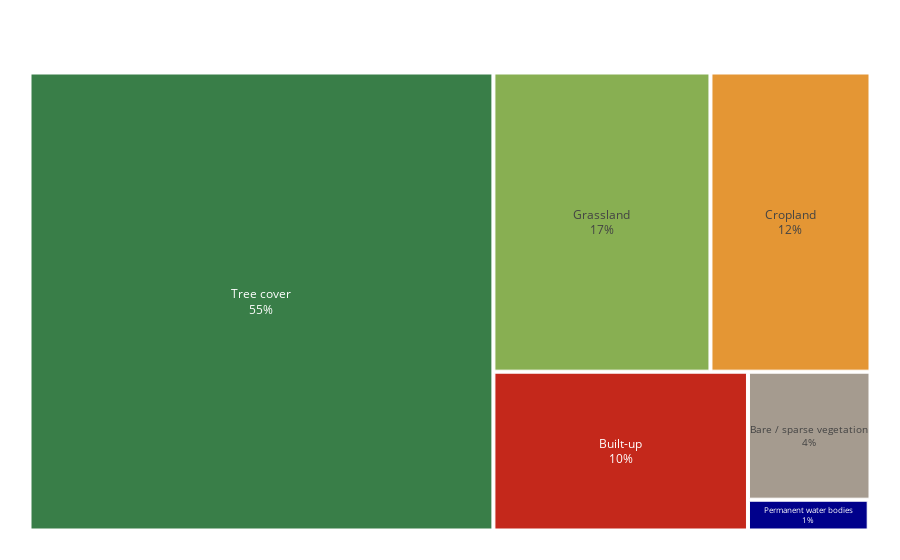

Notebook code cell kept with this figure:
### Code cell
#Landcover graph Tree
def lc_stats():
    
    with open("../global_inputs.yml", 'r') as f:
        global_inputs = yaml.safe_load(f)

    city_inputs = global_inputs.get('city_inputs')

    if menu['landcover']:  
        lc_stats_file = Path(output_folder / f"{city}_lc.csv")  
        if not lc_stats_file.exists():  
            print("Land Cover stats file does not exist.")
            return  
        
        lc = pd.read_csv(lc_stats_file)

        
        lc = lc[lc['Pixel Count'] > 0]

       
        lc_colors = {
            "Tree cover": "#397e48",
            "Built-up": "#c4281b",
            "Grassland": "#88af52",
            "Bare / sparse vegetation": "#a59b8f",
            "Cropland": "#e49634",
            "Water bodies": "#429bdf",
            "Permanent water bodies": "#00008b",
            "Mangroves": "#90EE90",
            "Moss and lichen": "#013220",
            "Shrubland": "#dfc25a",
            "Herbaceous wetland": "#7d87c4",
            "Snow and ice": "#F5F5F5"
        }
        
        total_pixels = lc['Pixel Count'].sum()
        lc['Percentage'] = lc['Pixel Count'] / total_pixels * 100
        
        
        plt.figure(figsize=(12, 8))
        squarify.plot(sizes=lc['Pixel Count'], label=lc['Land Cover Type'], 
                      color=[lc_colors[lc_type] for lc_type in lc['Land Cover Type']], 
                      alpha=0.8, pad=True)
        plt.title(f"Land Cover Distribution of {city}")
        plt.axis('off')
        plt.tight_layout()

       
        render_path_png = os.path.join(render_folder, f"{city}_landcover_treemap.png")
        plt.savefig(render_path_png)
        plt.close()

       
        fig = px.treemap(lc, path=['Land Cover Type'], values='Pixel Count', color='Land Cover Type', 
                         color_discrete_map=lc_colors)
        
        fig.update_traces(textinfo='label+percent entry', textposition='middle center')
        fig.update_layout(margin=dict(t=50, l=25, r=25, b=25),font=font_dict)
        
        render_path_html = os.path.join(render_folder, f"{city}_landcover_treemap.html")
        fig.write_html(render_path_html, full_html=False, include_plotlyjs='cdn')
        fig.show()

        
        highest_values = lc.sort_values(by='Percentage', ascending=False).head(3)
        ordinal_dict = {1: "first", 2: "second", 3: "third"}
        for i, (index, row) in enumerate(highest_values.iterrows()):
            ordinal_str = ordinal_dict.get(i + 1, str(i + 1) + "th")
            print(f"The {ordinal_str} highest landcover value is {row['Land Cover Type']} with {row['Percentage']:.2f}% of the total land area")
lc_stats()

### Figure 1 — Plotly figure (JSON) as saved in the notebook; plotly's stock layout.template omitted (floating-point values rounded to 4 significant figures)
{"data": [{"branchvalues": "total", "customdata": [["Permanent water bodies"], ["Herbaceous wetland"], ["Grassland"], ["Cropland"], ["Tree cover"], ["Shrubland"], ["Built-up"], ["Bare / sparse vegetation"]], "domain": {"x": [0, 1], "y": [0, 1]}, "hovertemplate": "labels=%{label}<br>Pixel Count=%{value}<br>parent=%{parent}<br>id=%{id}<br>Land Cover Type=%{customdata[0]}<extra></extra>", "ids": ["Permanent water bodies", "Herbaceous wetland", "Grassland", "Cropland", "Tree cover", "Shrubland", "Built-up", "Bare / sparse vegetation"], "labels": ["Permanent water bodies", "Herbaceous wetland", "Grassland", "Cropland", "Tree cover", "Shrubland", "Built-up", "Bare / sparse vegetation"], "marker": {"colors": ["#00008b", "#7d87c4", "#88af52", "#e49634", "#397e48", "#dfc25a", "#c4281b", "#a59b8f"]}, "name": "", "parents": ["", "", "", "", "", "", "", ""], "textinfo": "label+percent entry", "textposition": "middle center", "type": "treemap", "values": [274400.0, 1, 4792000.0, 3533000.0, 15680000.0, 4081.0, 2983000.0, 1157000.0]}], "layout": {"legend": {"tracegroupgap": 0}, "margin": {"b": 25, "l": 25, "r": 25, "t": 50}}}
